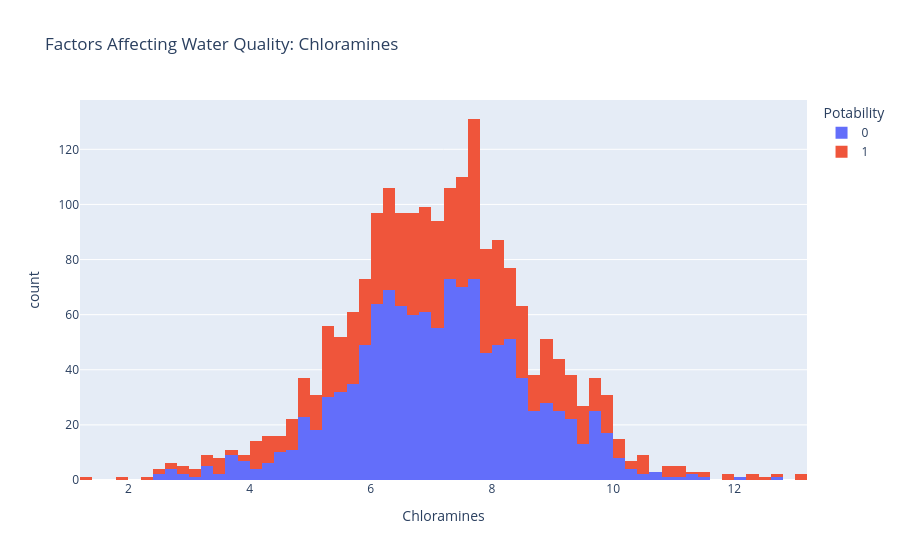

The notebook cell this image was saved under:
### Code cell
figure = px.histogram(data, x = "Chloramines", 
                      color = "Potability", 
                      title= "Factors Affecting Water Quality: Chloramines")
figure.show()

### Figure 1 — Plotly figure (JSON) as saved in the notebook; plotly's stock layout.template omitted (floating-point values rounded to 4 significant figures; data arrays with more than 128 entries replaced by an {"elided": "..."} marker saying what was removed)
{"data": [{"bingroup": "x", "hovertemplate": "Potability=0<br>Chloramines=%{x}<br>count=%{y}<extra></extra>", "legendgroup": "0", "marker": {"color": "#636efa", "pattern": {"shape": ""}}, "name": "0", "orientation": "v", "showlegend": true, "type": "histogram", "x": {"elided": "1200 float values"}, "xaxis": "x", "yaxis": "y"}, {"bingroup": "x", "hovertemplate": "Potability=1<br>Chloramines=%{x}<br>count=%{y}<extra></extra>", "legendgroup": "1", "marker": {"color": "#EF553B", "pattern": {"shape": ""}}, "name": "1", "orientation": "v", "showlegend": true, "type": "histogram", "x": {"elided": "811 float values"}, "xaxis": "x", "yaxis": "y"}], "layout": {"barmode": "relative", "legend": {"title": {"text": "Potability"}, "tracegroupgap": 0}, "title": {"text": "Factors Affecting Water Quality: Chloramines"}, "xaxis": {"anchor": "y", "domain": [0, 1], "title": {"text": "Chloramines"}}, "yaxis": {"anchor": "x", "domain": [0, 1], "title": {"text": "count"}}}}
